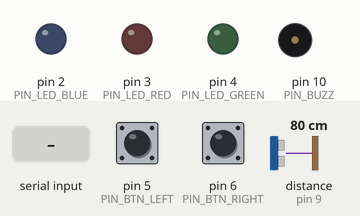
The sketch below on a simulated Arduino Uno, built with avr-gcc and run on an emulated ATmega328P. On the bench: output pins drawn as LEDs (lit = HIGH), buzzer (waves = sounding). The test bench sets the inputs (shaded band); at power-on: distance to the obstacle (sensor on pin 9) 80 cm, pin 5 (PIN_BTN_LEFT) HIGH, pin 6 (PIN_BTN_RIGHT) HIGH. The echo pulse lasts 58.3 µs per cm; random numbers use the default seed unless the sketch sets one; pins used as bus, display or sensor lines are not drawn; what the sketch prints to the serial monitor is not drawn.

Above: at 1.2 s.
1.3 s: "1" received over Serial
At 1.7 s:
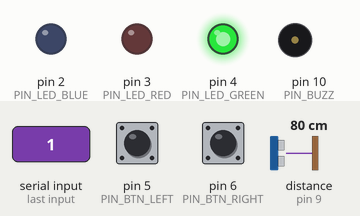
2.8 s: distance to the obstacle (sensor on pin 9) set to 7 cm
4.3 s: distance to the obstacle (sensor on pin 9) set to 4 cm
At 5.7 s:
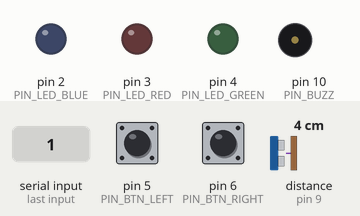
6.8 s: distance to the obstacle (sensor on pin 9) set to 9 cm
At 8.2 s:
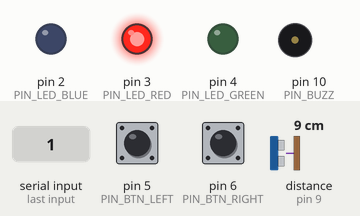
9.0 s: pin 5 (PIN_BTN_LEFT) pulled LOW for 0.15 s
At 10.5 s:
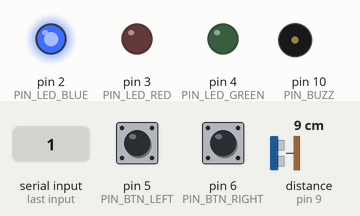
11.5 s: pin 5 (PIN_BTN_LEFT) pulled LOW for 3.2 s
At 14.81 s:
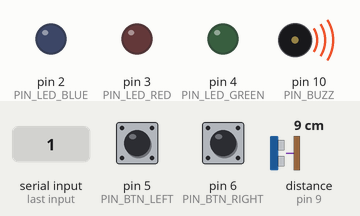
Timing chart, 0 to 16.4 s (numbered marks = the images above; inputs shaded):
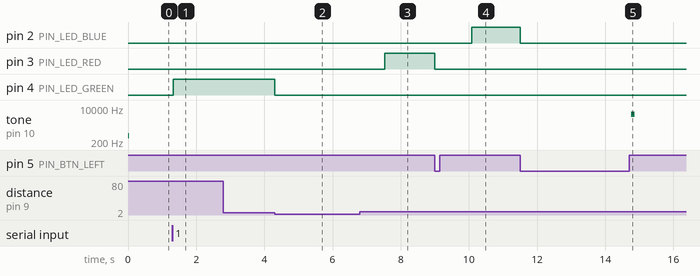

The sketch:

finalhw.ino
```cpp
#define PIN_LED_BLUE  (2)
#define PIN_LED_RED  (3)
#define PIN_LED_GREEN  (4)
#define PIN_BTN_LEFT  (5)
#define PIN_BTN_RIGHT (6)
#define SERIAL_RATE (9600)
#define SERIAL_DELAY  (50)  // in ms
#define PORT_RAND (A1)
#define PIN_BUZZ  (10)
#define PIN_TRIG  (8)
#define PIN_ECHO  (9)
#define PULSE_WIDTH (30)  //in usec
#define PULSE_TIMEOUT (50000) //in usec
#define MIN_RANGE (50.)   // in mm

int nTotalScore = 0; //총 스코어
long nTotalTime = 0;//총 입력 시간

void start() {
  nTotalScore = 0;
  Serial.println("1. 게임 시작");
  Serial.println("2. 3점 모드");
  Serial.println("3. 게임 종료");
}

void menu() {
  char num = Serial.read();
  if (num == '1') {
    Serial.println("빨간색: 왼쪽 버튼");
    Serial.println("초록색: 초음파 센서");
    Serial.println("파랑색: 오른쪽 버튼");
    while (1) {
      game1();
    }
  }
  else if (num == '2') {
    Serial.println("----------3점 모드---------");
    Serial.println("빨간색: 왼쪽 버튼");
    Serial.println("초록색: 초음파 센서");
    Serial.println("파랑색: 오른쪽 버튼");
    while (1) {
      game2();
    }
  }

  else if (num == '3') {
    Serial.println("게임을 종료합니다.");
    end_melody();
    exit(1);
  }
}

void stopgame() {
  if (nTotalScore < 0) {
    Serial.println("게임을 종료합니다.");
    end_melody();
    start();
    while(1){
      menu();
    }
  }
}

void threescore() {
  if (nTotalScore == 3) {
    Serial.println("게임을 종료합니다. ");
    end_melody();
    start();
    while(1){
      menu();
    }
  }
}

void UpdateStat(int nTime) {
  nTotalTime += nTime;
}


void game1() {
  int nRandLed = getRandLedPin();
  bool bLeftInput, bRightInput, bCenterInput;
  startLed(nRandLed);
  long nTime = checkButtonEcho(bLeftInput, bRightInput, bCenterInput);
  int nScore = evalInput(nRandLed, bLeftInput, bRightInput, bCenterInput);
  UpdateStat(nTime);
  double nSpeed = (double)(nTotalTime * 1e-3) / nTotalScore;
  stopLed(nRandLed);
  delay(1000);
  Serial.println("left = " + String(bLeftInput) + "|right = " + String(bRightInput) + "|center = " + String(bCenterInput));
  Serial.println("반응 시간 = " + String(nTime * 1e-3) + " sec");
  Serial.println("총 스코어 = " + String(nTotalScore));
  Serial.println("평균 반응 시간 = " + String(nSpeed)) + " sec" ;
  Serial.println("================================");
  stopgame();
}

void game2() { // 3점 모드
  int nRandLed = getRandLedPin();
  bool bLeftInput, bRightInput, bCenterInput;
  startLed(nRandLed);
  long nTime = checkButtonEcho(bLeftInput, bRightInput, bCenterInput);
  int nScore = evalInput(nRandLed, bLeftInput, bRightInput, bCenterInput);
  UpdateStat(nTime);
  double nSpeed = (double)(nTotalTime * 1e-3) / nTotalScore;
  stopLed(nRandLed);
  delay(1000);
  Serial.println("left = " + String(bLeftInput) + "|right = " + String(bRightInput) + "|center = " + String(bCenterInput));
  Serial.println("반응 시간 = " + String(nTime * 1e-3) + " sec");
  Serial.println("총 스코어 = " + String(nTotalScore));
  Serial.println("평균 반응 시간 = " + String(nSpeed)) + " sec" ;
  Serial.println("================================");
  stopgame();
  threescore();
}


////////////
///echo
////////////
void initEcho(){
  pinMode(PIN_TRIG, OUTPUT);
  pinMode(PIN_ECHO, INPUT);
  digitalWrite(PIN_TRIG, LOW);
}

void makeTrigger(){
  digitalWrite(PIN_TRIG, HIGH);
  delayMicroseconds(PULSE_WIDTH);  // in usec
  digitalWrite(PIN_TRIG, LOW);
}

// in mm
double getEchoRange() {
  long nEchoTime = pulseIn(PIN_ECHO,HIGH,PULSE_TIMEOUT); // in usec
  double range = nEchoTime*1e-6*340./1e-3/2.; // in mm; 음속: 340 m/s, 1e-6 - 1usec,  le-3 = 1mm
  return range;
}

bool checkEcho(){
  makeTrigger();
  double range = getEchoRange();
  bool bResult = range != 0. && range <= MIN_RANGE; // range가 0이면 timeout
  return bResult;
}

////////////
///노래 나오기
////////////
void initBuzz(){
  pinMode(PIN_BUZZ, OUTPUT);
}

void playMelody(){
  tone(PIN_BUZZ, 400);
  delay(10);
}


void end_melody() {
  tone(PIN_BUZZ,5000);
  delay(100);
  stopMelody();
}

void stopMelody(){
  noTone(PIN_BUZZ);
}

//////////////
// 초기화
//////////////
void init3Led() {
  pinMode (PIN_LED_BLUE, OUTPUT);
  pinMode (PIN_LED_RED, OUTPUT);
  pinMode (PIN_LED_GREEN, OUTPUT);
  stop3Led();
}

void initRand() {
  int nVolt = analogRead(PORT_RAND); // analogRand() @ A0 port: 0(0V) ~ 1023(5V) <-> digitalWrite()
  randomSeed(nVolt);  // 난수 초기화
}

void initButton() {
  pinMode(PIN_BTN_LEFT, INPUT_PULLUP); // 평상시 HIGH(Arduino 내부 전압 사용해서 안전), 누르면 LOW(0V)
  pinMode(PIN_BTN_RIGHT, INPUT_PULLUP);
}

void initGame() {
  init3Led();
  initRand();
  initButton();
  initBuzz();
  initEcho();
  Serial.begin(SERIAL_RATE);
}

//////////////
// LED Method
//////////////
void startLed(int nPin) {
  digitalWrite(nPin, HIGH);
}

void stopLed(int nPin) {
  digitalWrite(nPin, LOW);
}

void stop3Led() {
  digitalWrite(PIN_LED_BLUE, LOW);
  digitalWrite(PIN_LED_RED, LOW);
  digitalWrite(PIN_LED_GREEN, LOW);
}

int getRandLedPin() {
  int nRand = random(3);  // 0, 1, 2
  return nRand + PIN_LED_BLUE;  // 0, 1, 2 -> 2, 3, 4
}

////////////////
// Button Method
////////////////
bool checkLeftButton(){ // 누르면 TRUE, 평소는 FALSE
  int nInput = digitalRead(PIN_BTN_LEFT); // 평소 HIGH, 누르면 LOW
  return nInput == LOW;
}

bool checkRightButton(){ // 누르면 TRUE, 평소는 FALSE
  int nInput = digitalRead(PIN_BTN_RIGHT); // 평소 HIGH, 누르면 LOW
  return nInput == LOW;
}

long checkButtonEcho(bool& bLeftInput, bool& bRightInput, bool& bCenterInput) {
  long nStartTime = millis();
  bLeftInput = bRightInput = bCenterInput = false;
  while (1) {
    bLeftInput = checkLeftButton(); // 평소 HIGH, 누르면 LOW
    bRightInput = checkRightButton();
    bCenterInput = checkEcho();
    if (bLeftInput || bRightInput || bCenterInput) break;
  }
  long nStopTime = millis();
  return nStopTime - nStartTime;
}

int evalInput(int nLed, bool bLeftInput, bool bRightInput, bool bCenterInput){
  if (nLed == PIN_LED_RED){
    if(bLeftInput == true && bRightInput == false && bCenterInput == false)
    return
      nTotalScore++;
    else return
      nTotalScore--;
  }
  else if (nLed == PIN_LED_BLUE){
    if(bLeftInput == false && bRightInput == true && bCenterInput == false)
    return
      nTotalScore++;
    else return
      nTotalScore--;
  }
  else {
    if(bLeftInput == false && bRightInput == false && bCenterInput == true)
    return
      nTotalScore++;
    else return
      nTotalScore--;
  }
}

void setup() {
  // put your setup code here, to run once:
  initGame();
  playMelody();
  stopMelody();
  start();
}

void loop() {
  // put your main code here, to run repeatedly:
  menu();
}
```

Measured:
- the behaviour switches between 6 and 5 cm on distance to the obstacle (sensor on pin 9) (found by bisection; images 1 and 2)
- after the input at 1.3 s, pin 4 (PIN_LED_GREEN): LOW → HIGH at once
- after the input at 2.8 s, every drawn part: stays the same
- after the input at 4.3 s, pin 4 (PIN_LED_GREEN): HIGH → LOW at once
- after the input at 6.8 s, pin 3 (PIN_LED_RED): LOW → HIGH after 0.74 s
- after the input at 9.0 s, pin 2 (PIN_LED_BLUE): LOW → HIGH after 1.1 s; pin 3 (PIN_LED_RED): HIGH → LOW at once
- after the input at 11.5 s, pin 2 (PIN_LED_BLUE): HIGH → LOW at once; tone on pin 10 (PIN_BUZZ): silent → 5000 Hz after 3.3 s, → silent 0.10 s later
